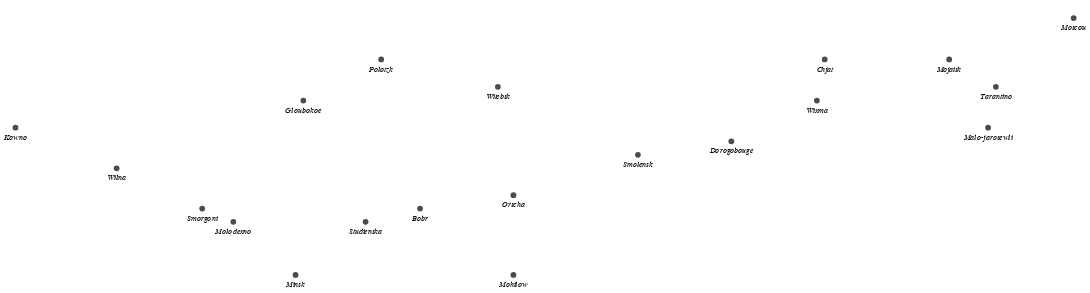

Here is the notebook cell this chart was saved with:
### Code cell
cities_circle = alt.Chart(cities).mark_circle(
    size=int(50),
    color='black'
).encode(
    # x='LONC:Q',
    longitude="LONC:Q",
    latitude="LATC:Q",
    tooltip=[
        alt.Tooltip('CITY', title='City'),
        alt.Tooltip('LONC', title='Longitude'),
        alt.Tooltip('LATC', title='Latitude')
    ]
).properties(width=1300,height=350)

x_encode = alt.X('LONC:Q',
        scale=alt.Scale(domain=[army["LONP"].min(), army["LONP"].max()]),
        # axis=alt.Axis(title=None, labels=True)
    )

cities_label = alt.Chart(cities).mark_text(
    fontSize=int(10),
    dx=int(0),
    dy=int(12),
    fontStyle='italic'
).encode(
    # x=x_encode,
    longitude="LONC:Q",
    latitude="LATC:Q",
    text="CITY"
).properties(width=1300,height=350)

cities_chart = cities_label + cities_circle
cities_chart

### Figure 1 — Vega-Lite specification as saved in the notebook (floating-point values rounded to 4 significant figures)
{"config": {"view": {"continuousWidth": 400, "continuousHeight": 300}}, "layer": [{"mark": {"type": "text", "dx": 0, "dy": 12, "fontSize": 10, "fontStyle": "italic"}, "encoding": {"latitude": {"field": "LATC", "type": "quantitative"}, "longitude": {"field": "LONC", "type": "quantitative"}, "text": {"type": "nominal", "field": "CITY"}}, "height": 350, "width": 1300}, {"mark": {"type": "circle", "color": "black", "size": 50}, "encoding": {"latitude": {"field": "LATC", "type": "quantitative"}, "longitude": {"field": "LONC", "type": "quantitative"}, "tooltip": [{"type": "nominal", "field": "CITY", "title": "City"}, {"type": "quantitative", "field": "LONC", "title": "Longitude"}, {"type": "quantitative", "field": "LATC", "title": "Latitude"}]}, "height": 350, "width": 1300}], "data": {"name": "data-09a84a2cca3e202a740f0b269ef96a7e"}, "$schema": "https://vega.github.io/schema/vega-lite/v4.8.1.json", "datasets": {"data-09a84a2cca3e202a740f0b269ef96a7e": [{"LONC": 24.0, "LATC": 55.0, "CITY": "Kowno"}, {"LONC": 25.3, "LATC": 54.7, "CITY": "Wilna"}, {"LONC": 26.4, "LATC": 54.4, "CITY": "Smorgoni"}, {"LONC": 26.8, "LATC": 54.3, "CITY": "Molodexno"}, {"LONC": 27.7, "LATC": 55.2, "CITY": "Gloubokoe"}, {"LONC": 27.6, "LATC": 53.9, "CITY": "Minsk"}, {"LONC": 28.5, "LATC": 54.3, "CITY": "Studienska"}, {"LONC": 28.7, "LATC": 55.5, "CITY": "Polotzk"}, {"LONC": 29.2, "LATC": 54.4, "CITY": "Bobr"}, {"LONC": 30.2, "LATC": 55.3, "CITY": "Witebsk"}, {"LONC": 30.4, "LATC": 54.5, "CITY": "Orscha"}, {"LONC": 30.4, "LATC": 53.9, "CITY": "Mohilow"}, {"LONC": 32.0, "LATC": 54.8, "CITY": "Smolensk"}, {"LONC": 33.2, "LATC": 54.9, "CITY": "Dorogobouge"}, {"LONC": 34.3, "LATC": 55.2, "CITY": "Wixma"}, {"LONC": 34.4, "LATC": 55.5, "CITY": "Chjat"}, {"LONC": 36.0, "LATC": 55.5, "CITY": "Mojaisk"}, {"LONC": 37.6, "LATC": 55.8, "CITY": "Moscou"}, {"LONC": 36.6, "LATC": 55.3, "CITY": "Tarantino"}, {"LONC": 36.5, "LATC": 55.0, "CITY": "Malo-jarosewli"}]}}
